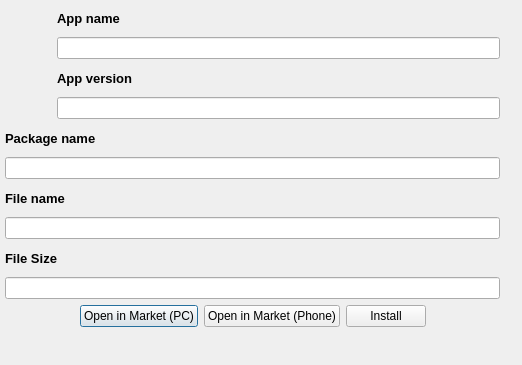
<?xml version="1.0" encoding="UTF-8"?>
<ui version="4.0">
 <class>appInfo</class>
 <widget class="QDialog" name="appInfo">
  <property name="geometry">
   <rect>
    <x>0</x>
    <y>0</y>
    <width>522</width>
    <height>365</height>
   </rect>
  </property>
  <property name="windowTitle">
   <string extracomment="app info dialog title">App info</string>
  </property>
  <widget class="QWidget" name="gridLayoutWidget">
   <property name="geometry">
    <rect>
     <x>0</x>
     <y>0</y>
     <width>505</width>
     <height>332</height>
    </rect>
   </property>
   <layout class="QGridLayout" name="gridLayout">
    <item row="1" column="1" rowspan="4">
     <widget class="QLabel" name="labelAppsIcon">
      <property name="minimumSize">
       <size>
        <width>0</width>
        <height>0</height>
       </size>
      </property>
      <property name="maximumSize">
       <size>
        <width>70</width>
        <height>70</height>
       </size>
      </property>
      <property name="text">
       <string notr="true"/>
      </property>
      <property name="pixmap">
       <pixmap resource="../zasoby.qrc">:/icons/info.png</pixmap>
      </property>
     </widget>
    </item>
    <item row="0" column="1">
     <spacer name="horizontalSpacer_4">
      <property name="orientation">
       <enum>Qt::Vertical</enum>
      </property>
      <property name="sizeType">
       <enum>QSizePolicy::Fixed</enum>
      </property>
      <property name="sizeHint" stdset="0">
       <size>
        <width>20</width>
        <height>5</height>
       </size>
      </property>
     </spacer>
    </item>
    <item row="1" column="2" rowspan="4">
     <widget class="QLabel" name="labelQRcode">
      <property name="maximumSize">
       <size>
        <width>80</width>
        <height>80</height>
       </size>
      </property>
      <property name="text">
       <string notr="true"/>
      </property>
     </widget>
    </item>
    <item row="1" column="3">
     <widget class="QLabel" name="labelAppsAppName">
      <property name="font">
       <font>
        <pointsize>10</pointsize>
        <weight>75</weight>
        <bold>true</bold>
       </font>
      </property>
      <property name="text">
       <string>App name</string>
      </property>
     </widget>
    </item>
    <item row="2" column="3">
     <widget class="QLineEdit" name="editAppsAppName">
      <property name="text">
       <string notr="true"/>
      </property>
      <property name="readOnly">
       <bool>true</bool>
      </property>
     </widget>
    </item>
    <item row="3" column="3">
     <widget class="QLabel" name="labelAppsVersion">
      <property name="font">
       <font>
        <pointsize>10</pointsize>
        <weight>75</weight>
        <bold>true</bold>
       </font>
      </property>
      <property name="text">
       <string>App version</string>
      </property>
     </widget>
    </item>
    <item row="4" column="3">
     <widget class="QLineEdit" name="editAppsVersion">
      <property name="text">
       <string notr="true"/>
      </property>
      <property name="readOnly">
       <bool>true</bool>
      </property>
     </widget>
    </item>
    <item row="5" column="1" colspan="3">
     <widget class="QLabel" name="labelAppsPackageName">
      <property name="font">
       <font>
        <pointsize>10</pointsize>
        <weight>75</weight>
        <bold>true</bold>
       </font>
      </property>
      <property name="text">
       <string>Package name</string>
      </property>
     </widget>
    </item>
    <item row="8" column="1" colspan="3">
     <widget class="QLineEdit" name="editAppsFileName">
      <property name="text">
       <string notr="true"/>
      </property>
      <property name="readOnly">
       <bool>true</bool>
      </property>
     </widget>
    </item>
    <item row="7" column="1" colspan="3">
     <widget class="QLabel" name="labelAppsFileName">
      <property name="font">
       <font>
        <pointsize>10</pointsize>
        <weight>75</weight>
        <bold>true</bold>
       </font>
      </property>
      <property name="text">
       <string>File name</string>
      </property>
     </widget>
    </item>
    <item row="9" column="1" colspan="3">
     <widget class="QLabel" name="labelAppsSize">
      <property name="font">
       <font>
        <pointsize>10</pointsize>
        <weight>75</weight>
        <bold>true</bold>
       </font>
      </property>
      <property name="text">
       <string>File Size</string>
      </property>
     </widget>
    </item>
    <item row="10" column="1" colspan="3">
     <widget class="QLineEdit" name="editAppsSize">
      <property name="text">
       <string notr="true"/>
      </property>
      <property name="readOnly">
       <bool>true</bool>
      </property>
     </widget>
    </item>
    <item row="12" column="2">
     <spacer name="horizontalSpacer_3">
      <property name="orientation">
       <enum>Qt::Vertical</enum>
      </property>
      <property name="sizeType">
       <enum>QSizePolicy::Fixed</enum>
      </property>
      <property name="sizeHint" stdset="0">
       <size>
        <width>20</width>
        <height>5</height>
       </size>
      </property>
     </spacer>
    </item>
    <item row="1" column="0">
     <spacer name="horizontalSpacer_2">
      <property name="orientation">
       <enum>Qt::Horizontal</enum>
      </property>
      <property name="sizeType">
       <enum>QSizePolicy::Fixed</enum>
      </property>
      <property name="sizeHint" stdset="0">
       <size>
        <width>5</width>
        <height>20</height>
       </size>
      </property>
     </spacer>
    </item>
    <item row="1" column="4">
     <spacer name="horizontalSpacer">
      <property name="orientation">
       <enum>Qt::Horizontal</enum>
      </property>
      <property name="sizeType">
       <enum>QSizePolicy::Fixed</enum>
      </property>
      <property name="sizeHint" stdset="0">
       <size>
        <width>5</width>
        <height>20</height>
       </size>
      </property>
     </spacer>
    </item>
    <item row="6" column="1" colspan="3">
     <widget class="QLineEdit" name="editAppsPackageName">
      <property name="text">
       <string notr="true"/>
      </property>
      <property name="readOnly">
       <bool>true</bool>
      </property>
     </widget>
    </item>
    <item row="11" column="1" colspan="3">
     <layout class="QHBoxLayout" name="horizontalLayout">
      <item>
       <spacer name="horizontalSpacer_5">
        <property name="orientation">
         <enum>Qt::Horizontal</enum>
        </property>
        <property name="sizeHint" stdset="0">
         <size>
          <width>40</width>
          <height>20</height>
         </size>
        </property>
       </spacer>
      </item>
      <item>
       <widget class="QPushButton" name="pushButton_3">
        <property name="text">
         <string>Open in Market (PC)</string>
        </property>
        <property name="icon">
         <iconset resource="../zasoby.qrc">
          <normaloff>:/icons/market.png</normaloff>:/icons/market.png</iconset>
        </property>
       </widget>
      </item>
      <item>
       <widget class="QPushButton" name="pushButton_2">
        <property name="text">
         <string>Open in Market (Phone)</string>
        </property>
        <property name="icon">
         <iconset resource="../zasoby.qrc">
          <normaloff>:/icons/market.png</normaloff>:/icons/market.png</iconset>
        </property>
       </widget>
      </item>
      <item>
       <widget class="QPushButton" name="pushButton">
        <property name="text">
         <string>Install</string>
        </property>
        <property name="icon">
         <iconset resource="../zasoby.qrc">
          <normaloff>:/icons/install.png</normaloff>:/icons/install.png</iconset>
        </property>
       </widget>
      </item>
      <item>
       <spacer name="horizontalSpacer_6">
        <property name="orientation">
         <enum>Qt::Horizontal</enum>
        </property>
        <property name="sizeHint" stdset="0">
         <size>
          <width>40</width>
          <height>20</height>
         </size>
        </property>
       </spacer>
      </item>
     </layout>
    </item>
   </layout>
  </widget>
 </widget>
 <resources>
  <include location="../zasoby.qrc"/>
 </resources>
 <connections/>
</ui>
